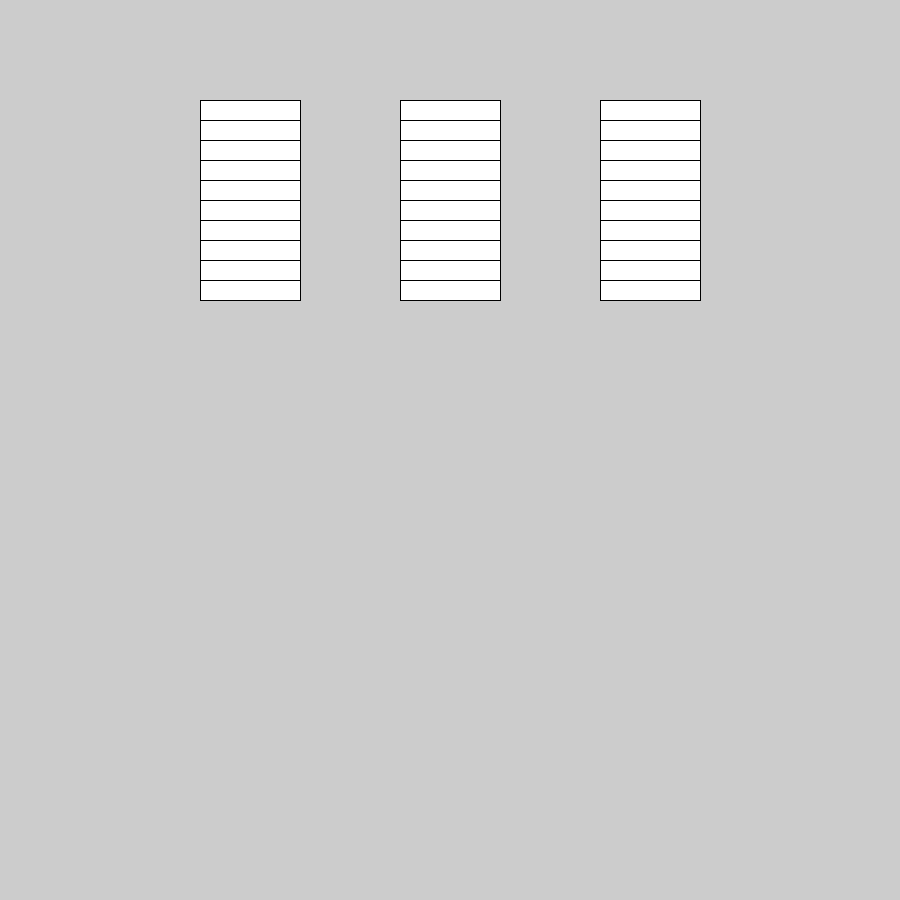
Frame 1 (no input)
Frame 60 (the mouse pressed at the canvas centre just before this capture): identical to frame 1, image omitted
Frame 120 (the mouse held since frame 60 and released just before this capture): identical to frame 1, image omitted

The Processing sketch that drew this single still picture (run headless with seeded random() and noise(); from frame 60 on, the mouse is pressed at the canvas centre):

// Processing sketch: ciclo_for
// ── ciclo_for.pde
int cont=0;
int barra=0;
int fila=0;
float x=200;
float y = 100;

void setup(){
  size(900,900);
}

void draw(){
 while(barra < 3){
   while(fila < 10){
     rect(x,y,100,20);
     y = y + 20;
     fila += 1;
   }
   x = x + 200;
   y = 100;
   barra += 1;
   fila = 0;
 }
}
